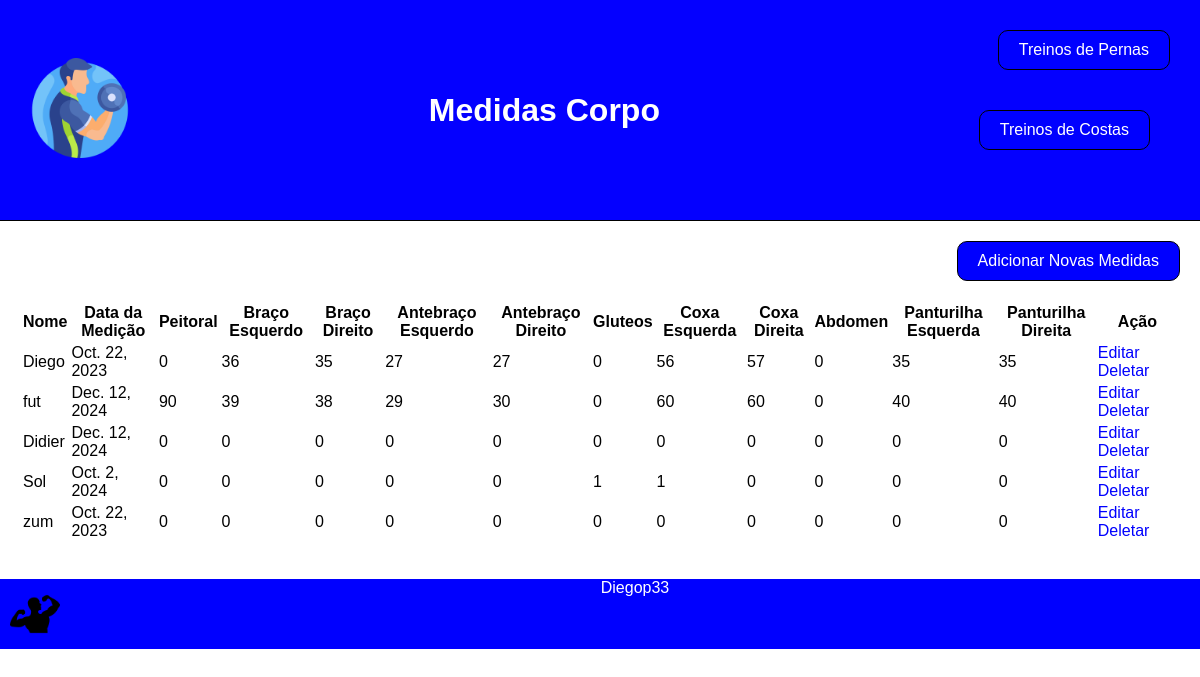
The app's page /, older data.
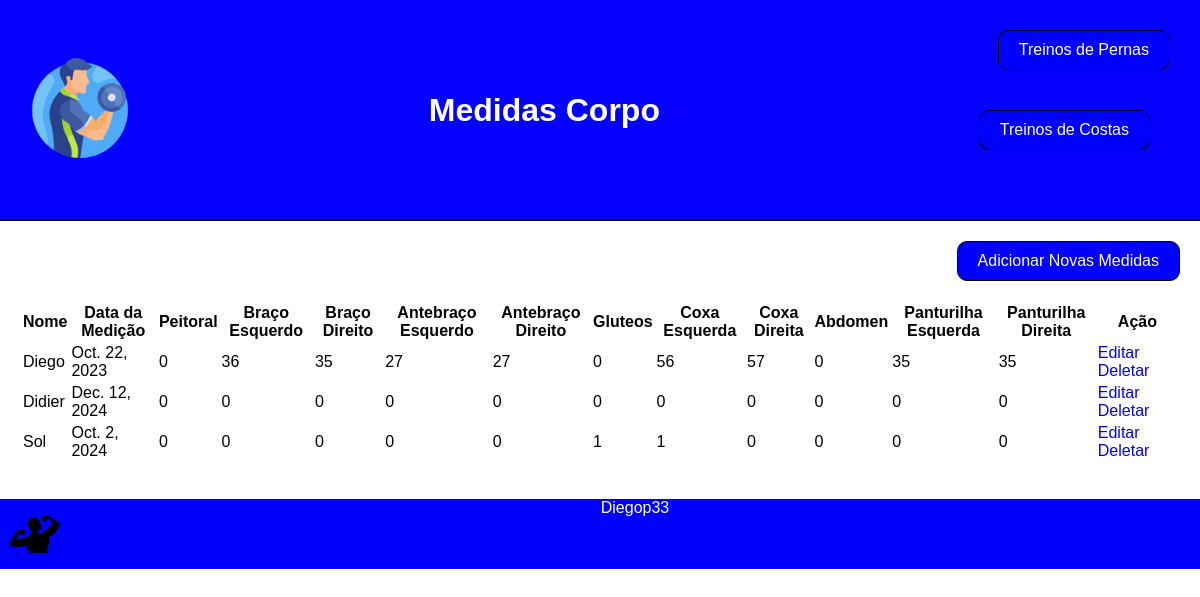
The same page, newer data.
### treino_academia/models.py (models this page shows, shortened)
class Medidas(models.Model):
    nome = models.CharField(max_length=100)
    data_medida = models.DateField()
    peitoral = models.IntegerField()
    braco_esq = models.IntegerField()
    braco_dir = models.IntegerField()
    antebraco_esq = models.IntegerField()
    antebraco_dir = models.IntegerField()
    gluteos = models.IntegerField()
    coxa_esq = models.IntegerField()
    coxa_dir = models.IntegerField()
    abdomen = models.IntegerField()
    pantu_esq = models.IntegerField()
    pantu_dir = models.IntegerField()
    class Meta:
        app_label = 'treino_academia'

### treino_academia/views.py (the view)
# urls.py: path('', views.record_list, name='index'),  # Redirecionar para a lista de registros
def record_list(request):
    records = Medidas.objects.all()
    return render(request,'record_list.html', {'records':records})

### treino_academia/templates/record_list.html (shortened to what this page needs)
{% load static %}
<!DOCTYPE html>
<html lang="pt-br">
<head>
  <link rel="stylesheet" href="{% static 'css/style.css' %}">
</head>
<body>
  <header class="header">
  <div class="logo">
   <img src="{% static 'imagens/fitness.png' %}" alt="Logo">
  </div>
  <h1>Medidas Corpo</h1>
  <div class="container">
    <div class="add-button">
      <a href="{% url  'pernas_list' %}"><button type="button">Treinos de Pernas</button></a>
    </div>
    <div class="container">
      <div class="add-button">
        <a href="{% url  'costas_list' %}"><button type="button">Treinos de Costas</button></a>
      </div>
  </header>
  <main>
    <div class="container">
    <div class="add-button">
      <a href="{% url  'record_create' %}"><button type="button">Adicionar Novas Medidas</button></a>
    </div>
 <table>
      <thead>
        <tr>
          <th>Nome</th>
          <th>Data da Medição</th>
          <th>Peitoral</th>
          <th>Braço Esquerdo</th>
          <th>Braço Direito</th>
          <th>Antebraço Esquerdo</th>
          <th>Antebraço Direito</th>
          <th>Gluteos</th>
          <th>Coxa Esquerda</th>
          <th>Coxa Direita</th>
          <th>Abdomen</th>
          <th>Panturilha Esquerda</th>
          <th>Panturilha Direita</th>
          <th>Ação</th>
        </tr>
      </thead>
      <tbody>
        {% for record in records %}
        <tr>
          <td>{{ record.nome }}</td>
          <td>{{ record.data_medida }}</td>
          <td>{{ record.peitoral }}</td>
          <td>{{ record.braco_esq }}</td>
          <td>{{ record.braco_dir }}</td>
          <td>{{ record.antebraco_esq }}</td>
          <td>{{ record.antebraco_dir }}</td>
          <td>{{ record.gluteos }}</td>
          <td>{{ record.coxa_esq }}</td>
          <td>{{ record.coxa_dir }}</td>
          <td>{{ record.abdomen }}</td>
          <td>{{ record.pantu_esq }}</td>
          <td>{{ record.pantu_dir }}</td>
          <td class="action-links">
            <a href="{% url 'record_update' record.pk %}">Editar</a>
            <a href="{% url 'record_delete' record.pk %}">Deletar</a>
          </td>
        </tr>
        {% endfor %}
      </tbody>
    </table>
  </div>
  </main>
  <footer class="cabecalho">
    <a> <img src="{% static 'imagens/gym.png' %}" alt="Logo"> </a>
   <p>Diegop33</p>
  </footer>
</body>
</html>

### treino_academia/templates/css/style.css (style rules this page uses)
body { font-family: Arial, sans-serif; background-color: white; margin: 0; padding: 0; }
.container { max-width: 1200px; margin: 0 auto; padding: 20px; }
.action-links a { margin-right: 10px; text-decoration: none; color: blue; }
.add-button { margin-bottom: 20px; text-align: right; }
.add-button button { background-color: blue; color: white; padding: 10px 20px; border: 1px solid black; border-radius: 10px; }
.logo img { width: 100px; right: 50px; padding: 20px; border-radius: 20px; }
.logo img { width: 100px; right: 50px; padding: 20px; }
.header { display: flex; align-items: center; background-color: #0400ff; border-bottom: 1px solid #000; padding: 10px; }
.header h1 { flex: 1; text-align: center; color: white; }
.cabecalho { position:relative; bottom: 0; width: 100%; text-align: center; background-color: blue; height: 70px; text-align: center; }
.cabecalho img { float: left; padding: 10px; width: 50px; height: 50px; }
.cabecalho p { text-align:center; color: white; }
button { background-color: rgb(0, 0, 0); color: white; cursor: pointer; padding: 10px 20px; border: none; border-radius: 5px; font-size: 16px; }

Row changes from the older to the newer data that the page shows:
removed Medidas: nome "fut", data_medida "Dec. 12, 2024", peitoral "90", braco_esq "39", braco_dir "38", antebraco_esq "29", antebraco_dir "30", gluteos "0", coxa_esq "60", coxa_dir "60", abdomen "0", pantu_esq "40", pantu_dir "40"
removed Medidas: nome "zum", data_medida "Oct. 22, 2023", peitoral "0", braco_esq "0", braco_dir "0", antebraco_esq "0", antebraco_dir "0", gluteos "0", coxa_esq "0", coxa_dir "0", abdomen "0", pantu_esq "0", pantu_dir "0"
